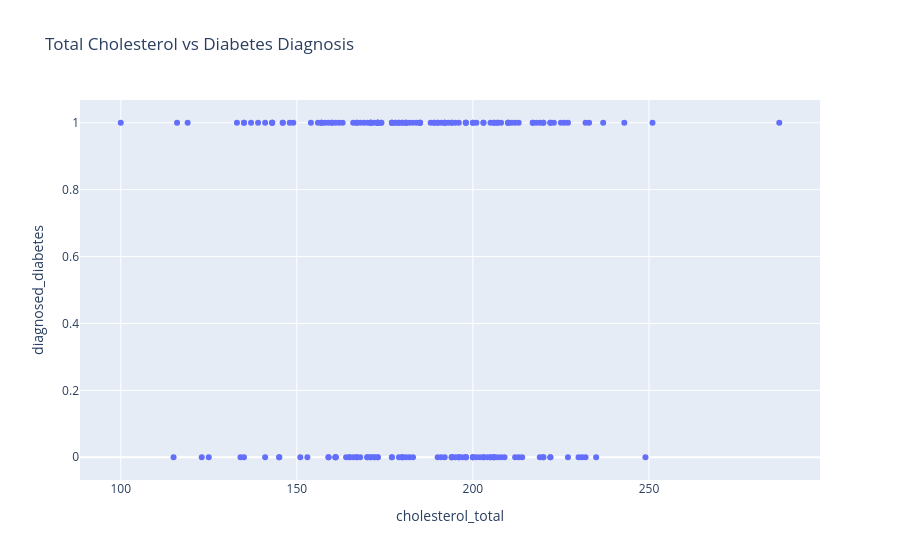

Notebook code cell kept with this figure:
### Code cell
fig = px.scatter(df.sample(n=200),
                x = 'cholesterol_total',
                y = 'diagnosed_diabetes',
                title = 'Total Cholesterol vs Diabetes Diagnosis')
fig.show()

### Figure 1 — Plotly figure (JSON) as saved in the notebook; plotly's stock layout.template omitted (floating-point values rounded to 4 significant figures; data arrays with more than 128 entries replaced by an {"elided": "..."} marker saying what was removed)
{"data": [{"hovertemplate": "cholesterol_total=%{x}<br>diagnosed_diabetes=%{y}<extra></extra>", "legendgroup": "", "marker": {"color": "#636efa", "symbol": "circle"}, "mode": "markers", "name": "", "orientation": "v", "showlegend": false, "type": "scatter", "x": {"elided": "200 int values"}, "xaxis": "x", "y": {"elided": "200 int values"}, "yaxis": "y"}], "layout": {"legend": {"tracegroupgap": 0}, "title": {"text": "Total Cholesterol vs Diabetes Diagnosis"}, "xaxis": {"anchor": "y", "domain": [0, 1], "title": {"text": "cholesterol_total"}}, "yaxis": {"anchor": "x", "domain": [0, 1], "title": {"text": "diagnosed_diabetes"}}}}
